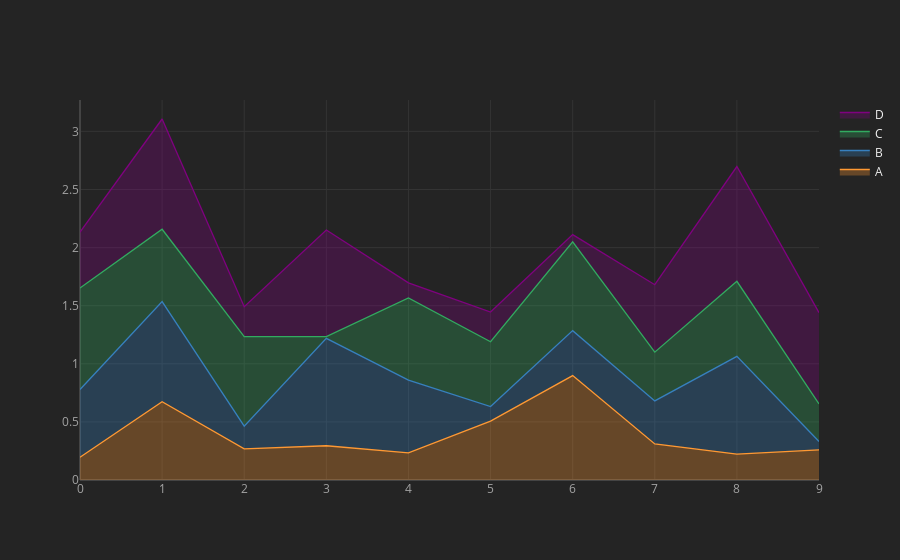

Source (notebook cell):
### Code cell
df.iplot(kind='area', fill=True)

### Figure 1 — Plotly figure (JSON) as saved in the notebook; plotly's stock layout.template omitted (floating-point values rounded to 4 significant figures)
{"data": [{"fill": "tonexty", "fillcolor": "rgba(255, 153, 51, 0.3)", "line": {"color": "rgba(255, 153, 51, 1.0)", "dash": "solid", "shape": "linear", "width": 1.3}, "mode": "lines", "name": "A", "text": "", "type": "scatter", "x": [0, 1, 2, 3, 4, 5, 6, 7, 8, 9], "y": [0.1954, 0.674, 0.2681, 0.2948, 0.2336, 0.5066, 0.8988, 0.3099, 0.2229, 0.2599]}, {"fill": "tonexty", "fillcolor": "rgba(55, 128, 191, 0.3)", "line": {"color": "rgba(55, 128, 191, 1.0)", "dash": "solid", "shape": "linear", "width": 1.3}, "mode": "lines", "name": "B", "text": "", "type": "scatter", "x": [0, 1, 2, 3, 4, 5, 6, 7, 8, 9], "y": [0.7785, 1.535, 0.4628, 1.219, 0.8589, 0.6324, 1.285, 0.6808, 1.064, 0.3317]}, {"fill": "tonexty", "fillcolor": "rgba(50, 171, 96, 0.3)", "line": {"color": "rgba(50, 171, 96, 1.0)", "dash": "solid", "shape": "linear", "width": 1.3}, "mode": "lines", "name": "C", "text": "", "type": "scatter", "x": [0, 1, 2, 3, 4, 5, 6, 7, 8, 9], "y": [1.653, 2.158, 1.234, 1.234, 1.566, 1.19, 2.049, 1.1, 1.71, 0.6558]}, {"fill": "tonexty", "fillcolor": "rgba(128, 0, 128, 0.3)", "line": {"color": "rgba(128, 0, 128, 1.0)", "dash": "solid", "shape": "linear", "width": 1.3}, "mode": "lines", "name": "D", "text": "", "type": "scatter", "x": [0, 1, 2, 3, 4, 5, 6, 7, 8, 9], "y": [2.132, 3.107, 1.492, 2.151, 1.696, 1.445, 2.112, 1.681, 2.698, 1.44]}], "layout": {"legend": {"bgcolor": "#242424", "font": {"color": "#F4F4F4"}}, "paper_bgcolor": "#242424", "plot_bgcolor": "#242424", "title": {"font": {"color": "#F4F4F4"}}, "xaxis": {"gridcolor": "#343434", "showgrid": true, "tickfont": {"color": "#A4A4A4"}, "title": {"font": {"color": "#A4A4A4"}, "text": ""}, "zerolinecolor": "#444444"}, "yaxis": {"gridcolor": "#343434", "showgrid": true, "tickfont": {"color": "#A4A4A4"}, "title": {"font": {"color": "#A4A4A4"}, "text": ""}, "zerolinecolor": "#444444"}}}
